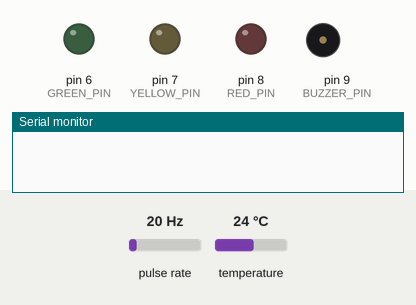
A program run on a simulated Arduino Uno, built with avr-gcc and run on an emulated ATmega328P. On the bench: output pins drawn as LEDs (lit = HIGH), buzzer (waves = sounding), the last lines printed to the serial monitor. Wiring (inferred from the names in the program): pulse sensor: data pin 2. The inputs (shaded band) are chosen by the test bench; at power-on: pulse rate 20 Hz, temperature 24 °C.

Above: at 0.01 s.
At 0.37 s:
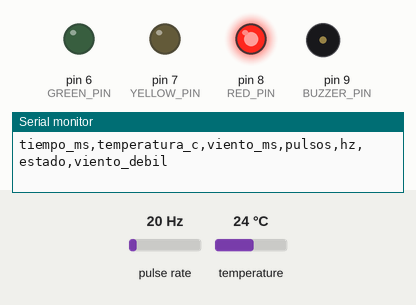
At 2.2 s:
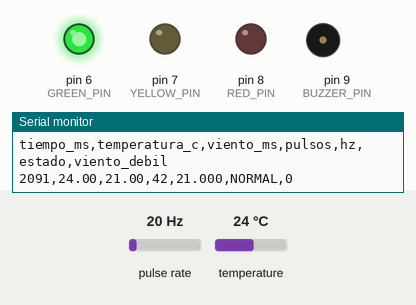
Timing chart, 0 to 3.7 s (numbered marks = the images above):
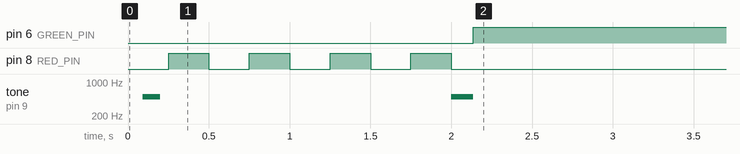

The program:

main.cpp
```cpp
#include <Arduino.h>
#include <OneWire.h>
#include <DallasTemperature.h>
#include <util/atomic.h>
#include "config.h"
#include "risk.h"

OneWire bus(config::TEMPERATURE_PIN);
DallasTemperature thermometer(&bus);
DeviceAddress address;
bool sensorFound = false;
volatile uint32_t pulseCount = 0;
volatile uint32_t lastPulseUs = 0;
volatile bool hasPulse = false;
uint32_t lastSample = 0;
Risk state = Risk::SensorError;

void onWindPulse() {
    const uint32_t now = micros();
    if (!hasPulse || uint32_t(now - lastPulseUs) >= config::DEBOUNCE_US) {
        ++pulseCount;
        lastPulseUs = now;
        hasPulse = true;
    }
}

void requestTemperature() {
    // Buscar de nuevo permite recuperar un sensor reconectado.
    thermometer.begin();
    sensorFound = thermometer.getAddress(address, 0);
    if (sensorFound) thermometer.setResolution(address, 12);
    thermometer.setWaitForConversion(false);
    thermometer.requestTemperatures();
}

void indicators(uint32_t now) {
    digitalWrite(config::GREEN_PIN, state == Risk::Normal);
    digitalWrite(config::YELLOW_PIN, state == Risk::Watch || state == Risk::Alert);
    digitalWrite(config::RED_PIN, state == Risk::Frost || (state == Risk::SensorError && (now / 250) % 2));
    const bool alarm = state == Risk::Alert || state == Risk::Frost || state == Risk::SensorError;
    if (alarm && now % 2000 < 200) tone(config::BUZZER_PIN, state == Risk::SensorError ? 500 : 1800);
    else noTone(config::BUZZER_PIN);
}

void setup() {
    Serial.begin(9600);
    pinMode(config::WIND_PIN, INPUT_PULLUP);
    const uint8_t outputs[] = {config::GREEN_PIN, config::YELLOW_PIN, config::RED_PIN, config::BUZZER_PIN};
    for (uint8_t pin : outputs) pinMode(pin, OUTPUT);
    attachInterrupt(digitalPinToInterrupt(config::WIND_PIN), onWindPulse, FALLING);
#if DEMO_MODE
    Serial.println(F("# DEMOSTRACION: datos simulados, no usar para vigilancia real"));
#else
    requestTemperature();
#endif
    Serial.println(F("# Viento sin calibrar: ajustar WIND_MS_PER_HZ en config.h"));
    Serial.println(F("tiempo_ms,temperatura_c,viento_ms,pulsos,hz,estado,viento_debil"));
    lastSample = millis();
}

void loop() {
    uint32_t now = millis();
    indicators(now);
    const uint32_t elapsed = now - lastSample;
    if (elapsed < config::SAMPLE_MS) return;
    lastSample = now;
    uint32_t pulses;
    ATOMIC_BLOCK(ATOMIC_RESTORESTATE) { pulses = pulseCount; pulseCount = 0; }
#if DEMO_MODE
    static uint8_t step = 0;
    const float examples[] = {8, 4, 2, 0, -2, 0.2f, 2.5f, 4.5f, NAN};
    const float temperature = examples[step++ % 9];
    pulses = 2;
#else
    const float temperature = sensorFound ? thermometer.getTempC(address) : NAN;
#endif
    const float wind = windSpeed(pulses, elapsed);
    state = classify(temperature, state);
    Serial.print(now); Serial.print(',');
    if (state == Risk::SensorError) Serial.print(F("NA")); else Serial.print(temperature, 2);
    Serial.print(','); Serial.print(wind, 2);
    Serial.print(','); Serial.print(pulses);
    Serial.print(','); Serial.print(pulses * 1000.0f / elapsed, 3);
    Serial.print(','); Serial.print(riskName(state));
    Serial.print(','); Serial.println(wind < config::LOW_WIND_MS ? 1 : 0);
#if !DEMO_MODE
    requestTemperature();
#endif
    indicators(millis());
}
```

risk.h
```cpp
#pragma once
#include <math.h>
#include "config.h"
enum class Risk { Normal, Watch, Alert, Frost, SensorError };
inline Risk classify(float c, Risk previous) {
    if (!isfinite(c) || c < -55.0f || c > 125.0f || c == 85.0f)
        return Risk::SensorError;
    if (c <= config::FROST_C || (previous == Risk::Frost && c < config::FROST_C + config::HYSTERESIS_C))
        return Risk::Frost;
    if (c <= config::ALERT_C || ((previous == Risk::Frost || previous == Risk::Alert) && c < config::ALERT_C + config::HYSTERESIS_C))
        return Risk::Alert;
    if (c <= config::WATCH_C || ((previous == Risk::Frost || previous == Risk::Alert || previous == Risk::Watch) && c < config::WATCH_C + config::HYSTERESIS_C))
        return Risk::Watch;
    return Risk::Normal;
}
inline float windSpeed(uint32_t pulses, uint32_t elapsedMs) {
    if (!pulses || !elapsedMs) return 0;
    const float value = pulses * 1000.0f / elapsedMs * config::WIND_MS_PER_HZ + config::WIND_OFFSET_MS;
    return value > 0 ? value : 0;
}
inline const char* riskName(Risk risk) {
    switch (risk) {
        case Risk::Normal: return "NORMAL";
        case Risk::Watch: return "VIGILANCIA";
        case Risk::Alert: return "ALERTA";
        case Risk::Frost: return "HELADA";
        default: return "ERROR_SENSOR";
    }
}
```

config.h
```cpp
#pragma once
#include <stdint.h>
namespace config {
constexpr uint8_t WIND_PIN = 2;
constexpr uint8_t TEMPERATURE_PIN = 4;
constexpr uint8_t GREEN_PIN = 6;
constexpr uint8_t YELLOW_PIN = 7;
constexpr uint8_t RED_PIN = 8;
constexpr uint8_t BUZZER_PIN = 9;
constexpr uint32_t SAMPLE_MS = 2000;
constexpr uint32_t DEBOUNCE_US = 5000;
// EJEMPLO: sustituir por la pendiente de la ficha tecnica o calibracion.
constexpr float WIND_MS_PER_HZ = 1.0f;
constexpr float WIND_OFFSET_MS = 0.0f;
constexpr float WATCH_C = 4.0f;
constexpr float ALERT_C = 2.0f;
constexpr float FROST_C = 0.0f;
constexpr float HYSTERESIS_C = 0.5f;
constexpr float LOW_WIND_MS = 2.0f;
}
```

Measured:
- by itself, pin 6 (GREEN_PIN): LOW → HIGH at 2.1 s
- by itself, pin 8 (RED_PIN): alternates HIGH for 0.25 s and LOW for 0.25 s, 8 changes in all, then stays LOW
- by itself, tone on pin 9 (BUZZER_PIN): alternates 500 Hz for 0.12 s and silent for 1.8 s, 4 changes in all, then stays silent
